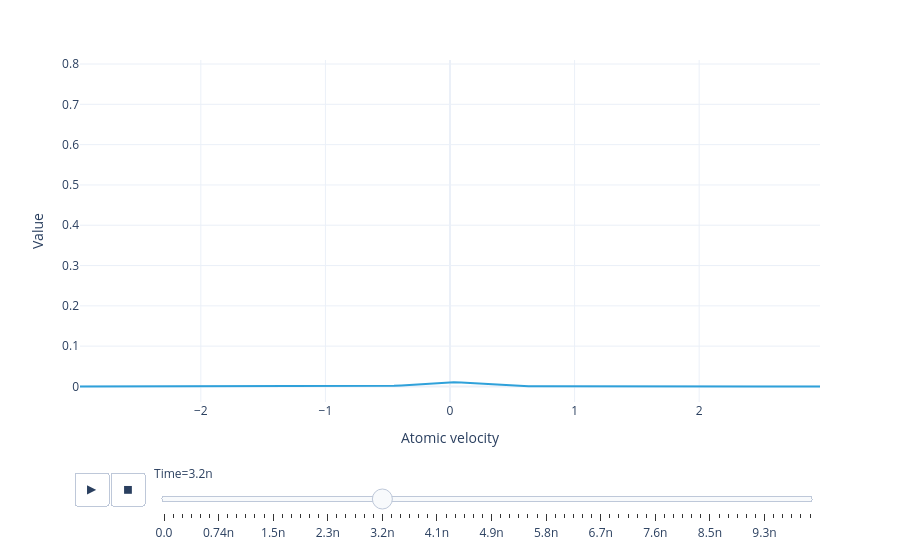

Notebook code for this chart:
### Markdown cell above
Animate the flux distribution as a function of time:

### Code cell
model.flux_distribution(sol).visualize()

### Figure 1 — Plotly figure (JSON) as saved in the notebook; plotly's stock layout.template omitted (floating-point values rounded to 4 significant figures)
{"data": [{"hovertemplate": "Time=0.0<br>Atomic velocity=%{x}<br>Value=%{y}<extra></extra>", "legendgroup": "", "line": {"color": "#2fa1da", "dash": "solid"}, "marker": {"symbol": "circle"}, "mode": "lines", "name": "", "orientation": "v", "showlegend": false, "type": "scatter", "x": [-2.97, -2.91, -2.85, -2.79, -2.73, -2.67, -2.61, -2.55, -2.49, -2.43, -2.37, -2.31, -2.25, -2.19, -2.13, -2.07, -2.01, -1.95, -1.89, -1.83, -1.77, -1.71, -1.65, -1.59, -1.53, -1.47, -1.41, -1.35, -1.29, -1.23, -1.17, -1.11, -1.05, -0.99, -0.93, -0.87, -0.81, -0.75, -0.69, -0.63, -0.57, -0.51, -0.45, -0.39, -0.33, -0.27, -0.21, -0.15, -0.09, -0.03, 0.03, 0.09, 0.15, 0.21, 0.27, 0.33, 0.39, 0.45, 0.51, 0.57, 0.63, 0.69, 0.75, 0.81, 0.87, 0.93, 0.99, 1.05, 1.11, 1.17, 1.23, 1.29, 1.35, 1.41, 1.47, 1.53, 1.59, 1.65, 1.71, 1.77, 1.83, 1.89, 1.95, 2.01, 2.07, 2.13, 2.19, 2.25, 2.31, 2.37, 2.43, 2.49, 2.55, 2.61, 2.67, 2.73, 2.79, 2.85, 2.91, 2.97], "xaxis": "x", "y": [-1.004e-07, -5.476e-08, -2.386e-08, 1.655e-10, 2.129e-08, 4.158e-08, 6.265e-08, 8.641e-08, 1.155e-07, 1.532e-07, 2.043e-07, 2.754e-07, 3.772e-07, 5.256e-07, 7.417e-07, 1.049e-06, 1.468e-06, 2.006e-06, 2.661e-06, 3.429e-06, 4.342e-06, 5.506e-06, 7.14e-06, 9.559e-06, 1.308e-05, 1.787e-05, 2.38e-05, 3.047e-05, 3.744e-05, 4.487e-05, 5.408e-05, 6.787e-05, 8.995e-05, 0.0001233, 0.0001683, 0.0002209, 0.0002742, 0.0003229, 0.0003719, 0.0004461, 0.0005968, 0.0008999, 0.001441, 0.002293, 0.003479, 0.004953, 0.006585, 0.008174, 0.009488, 0.01031, 0.0105, 0.01003, 0.008978, 0.007523, 0.005894, 0.004315, 0.002956, 0.001911, 0.001194, 0.0007566, 0.0005204, 0.0004028, 0.0003391, 0.00029, 0.0002396, 0.0001877, 0.00014, 0.0001018, 7.482e-05, 5.745e-05, 4.639e-05, 3.846e-05, 3.165e-05, 2.521e-05, 1.928e-05, 1.424e-05, 1.036e-05, 7.594e-06, 5.722e-06, 4.438e-06, 3.491e-06, 2.727e-06, 2.083e-06, 1.544e-06, 1.114e-06, 7.887e-07, 5.551e-07, 3.933e-07, 2.827e-07, 2.065e-07, 1.531e-07, 1.146e-07, 8.605e-08, 6.393e-08, 4.556e-08, 2.899e-08, 1.289e-08, -3.792e-09, -2.264e-08, -4.696e-08], "yaxis": "y"}], "layout": {"legend": {"title": {}, "tracegroupgap": 0}, "margin": {"t": 60}, "sliders": [{"active": 24, "currentvalue": {"prefix": "Time="}, "len": 0.9, "pad": {"b": 10, "t": 60}, "steps": [{"args": [["0.0"], {"frame": {"duration": 0, "redraw": false}, "fromcurrent": true, "mode": "immediate", "transition": {"duration": 0, "easing": "linear"}}], "label": "0.0", "method": "animate"}, {"args": [["1.4373221085933778e-10"], {"frame": {"duration": 0, "redraw": false}, "fromcurrent": true, "mode": "immediate", "transition": {"duration": 0, "easing": "linear"}}], "label": "0.14n", "method": "animate"}, {"args": [["2.628326598163996e-10"], {"frame": {"duration": 0, "redraw": false}, "fromcurrent": true, "mode": "immediate", "transition": {"duration": 0, "easing": "linear"}}], "label": "0.26n", "method": "animate"}, {"args": [["3.819331087734614e-10"], {"frame": {"duration": 0, "redraw": false}, "fromcurrent": true, "mode": "immediate", "transition": {"duration": 0, "easing": "linear"}}], "label": "0.38n", "method": "animate"}, {"args": [["5.010335577305232e-10"], {"frame": {"duration": 0, "redraw": false}, "fromcurrent": true, "mode": "immediate", "transition": {"duration": 0, "easing": "linear"}}], "label": "0.50n", "method": "animate"}, {"args": [["6.20134006687585e-10"], {"frame": {"duration": 0, "redraw": false}, "fromcurrent": true, "mode": "immediate", "transition": {"duration": 0, "easing": "linear"}}], "label": "0.62n", "method": "animate"}, {"args": [["7.392344556446468e-10"], {"frame": {"duration": 0, "redraw": false}, "fromcurrent": true, "mode": "immediate", "transition": {"duration": 0, "easing": "linear"}}], "label": "0.74n", "method": "animate"}, {"args": [["8.583349046017086e-10"], {"frame": {"duration": 0, "redraw": false}, "fromcurrent": true, "mode": "immediate", "transition": {"duration": 0, "easing": "linear"}}], "label": "0.86n", "method": "animate"}, {"args": [["9.774353535587703e-10"], {"frame": {"duration": 0, "redraw": false}, "fromcurrent": true, "mode": "immediate", "transition": {"duration": 0, "easing": "linear"}}], "label": "0.98n", "method": "animate"}, {"args": [["1.0965358025158321e-09"], {"frame": {"duration": 0, "redraw": false}, "fromcurrent": true, "mode": "immediate", "transition": {"duration": 0, "easing": "linear"}}], "label": "1.1n", "method": "animate"}, {"args": [["1.215636251472894e-09"], {"frame": {"duration": 0, "redraw": false}, "fromcurrent": true, "mode": "immediate", "transition": {"duration": 0, "easing": "linear"}}], "label": "1.2n", "method": "animate"}, {"args": [["1.3347367004299557e-09"], {"frame": {"duration": 0, "redraw": false}, "fromcurrent": true, "mode": "immediate", "transition": {"duration": 0, "easing": "linear"}}], "label": "1.3n", "method": "animate"}, {"args": [["1.4538371493870175e-09"], {"frame": {"duration": 0, "redraw": false}, "fromcurrent": true, "mode": "immediate", "transition": {"duration": 0, "easing": "linear"}}], "label": "1.5n", "method": "animate"}, {"args": [["1.5622563272586655e-09"], {"frame": {"duration": 0, "redraw": false}, "fromcurrent": true, "mode": "immediate", "transition": {"duration": 0, "easing": "linear"}}], "label": "1.6n", "method": "animate"}, {"args": [["1.7088631874380169e-09"], {"frame": {"duration": 0, "redraw": false}, "fromcurrent": true, "mode": "immediate", "transition": {"duration": 0, "easing": "linear"}}], "label": "1.7n", "method": "animate"}, {"args": [["1.8554700476173683e-09"], {"frame": {"duration": 0, "redraw": false}, "fromcurrent": true, "mode": "immediate", "transition": {"duration": 0, "easing": "linear"}}], "label": "1.9n", "method": "animate"}, {"args": [["2.002076907796719e-09"], {"frame": {"duration": 0, "redraw": false}, "fromcurrent": true, "mode": "immediate", "transition": {"duration": 0, "easing": "linear"}}], "label": "2.0n", "method": "animate"}, {"args": [["2.14868376797607e-09"], {"frame": {"duration": 0, "redraw": false}, "fromcurrent": true, "mode": "immediate", "transition": {"duration": 0, "easing": "linear"}}], "label": "2.1n", "method": "animate"}, {"args": [["2.2952906281554207e-09"], {"frame": {"duration": 0, "redraw": false}, "fromcurrent": true, "mode": "immediate", "transition": {"duration": 0, "easing": "linear"}}], "label": "2.3n", "method": "animate"}, {"args": [["2.4418974883347715e-09"], {"frame": {"duration": 0, "redraw": false}, "fromcurrent": true, "mode": "immediate", "transition": {"duration": 0, "easing": "linear"}}], "label": "2.4n", "method": "animate"}, {"args": [["2.5885043485141223e-09"], {"frame": {"duration": 0, "redraw": false}, "fromcurrent": true, "mode": "immediate", "transition": {"duration": 0, "easing": "linear"}}], "label": "2.6n", "method": "animate"}, {"args": [["2.735111208693473e-09"], {"frame": {"duration": 0, "redraw": false}, "fromcurrent": true, "mode": "immediate", "transition": {"duration": 0, "easing": "linear"}}], "label": "2.7n", "method": "animate"}, {"args": [["2.881718068872824e-09"], {"frame": {"duration": 0, "redraw": false}, "fromcurrent": true, "mode": "immediate", "transition": {"duration": 0, "easing": "linear"}}], "label": "2.9n", "method": "animate"}, {"args": [["3.0283249290521747e-09"], {"frame": {"duration": 0, "redraw": false}, "fromcurrent": true, "mode": "immediate", "transition": {"duration": 0, "easing": "linear"}}], "label": "3.0n", "method": "animate"}, {"args": [["3.1749317892315255e-09"], {"frame": {"duration": 0, "redraw": false}, "fromcurrent": true, "mode": "immediate", "transition": {"duration": 0, "easing": "linear"}}], "label": "3.2n", "method": "animate"}, {"args": [["3.3215386494108763e-09"], {"frame": {"duration": 0, "redraw": false}, "fromcurrent": true, "mode": "immediate", "transition": {"duration": 0, "easing": "linear"}}], "label": "3.3n", "method": "animate"}, {"args": [["3.468145509590227e-09"], {"frame": {"duration": 0, "redraw": false}, "fromcurrent": true, "mode": "immediate", "transition": {"duration": 0, "easing": "linear"}}], "label": "3.5n", "method": "animate"}, {"args": [["3.614752369769578e-09"], {"frame": {"duration": 0, "redraw": false}, "fromcurrent": true, "mode": "immediate", "transition": {"duration": 0, "easing": "linear"}}], "label": "3.6n", "method": "animate"}, {"args": [["3.761359229948929e-09"], {"frame": {"duration": 0, "redraw": false}, "fromcurrent": true, "mode": "immediate", "transition": {"duration": 0, "easing": "linear"}}], "label": "3.8n", "method": "animate"}, {"args": [["3.9079660901282794e-09"], {"frame": {"duration": 0, "redraw": false}, "fromcurrent": true, "mode": "immediate", "transition": {"duration": 0, "easing": "linear"}}], "label": "3.9n", "method": "animate"}, {"args": [["4.05457295030763e-09"], {"frame": {"duration": 0, "redraw": false}, "fromcurrent": true, "mode": "immediate", "transition": {"duration": 0, "easing": "linear"}}], "label": "4.1n", "method": "animate"}, {"args": [["4.201179810486981e-09"], {"frame": {"duration": 0, "redraw": false}, "fromcurrent": true, "mode": "immediate", "transition": {"duration": 0, "easing": "linear"}}], "label": "4.2n", "method": "animate"}, {"args": [["4.347786670666332e-09"], {"frame": {"duration": 0, "redraw": false}, "fromcurrent": true, "mode": "immediate", "transition": {"duration": 0, "easing": "linear"}}], "label": "4.3n", "method": "animate"}, {"args": [["4.494393530845683e-09"], {"frame": {"duration": 0, "redraw": false}, "fromcurrent": true, "mode": "immediate", "transition": {"duration": 0, "easing": "linear"}}], "label": "4.5n", "method": "animate"}, {"args": [["4.641000391025033e-09"], {"frame": {"duration": 0, "redraw": false}, "fromcurrent": true, "mode": "immediate", "transition": {"duration": 0, "easing": "linear"}}], "label": "4.6n", "method": "animate"}, {"args": [["4.787607251204384e-09"], {"frame": {"duration": 0, "redraw": false}, "fromcurrent": true, "mode": "immediate", "transition": {"duration": 0, "easing": "linear"}}], "label": "4.8n", "method": "animate"}, {"args": [["4.934214111383735e-09"], {"frame": {"duration": 0, "redraw": false}, "fromcurrent": true, "mode": "immediate", "transition": {"duration": 0, "easing": "linear"}}], "label": "4.9n", "method": "animate"}, {"args": [["5.080820971563086e-09"], {"frame": {"duration": 0, "redraw": false}, "fromcurrent": true, "mode": "immediate", "transition": {"duration": 0, "easing": "linear"}}], "label": "5.1n", "method": "animate"}, {"args": [["5.2274278317424366e-09"], {"frame": {"duration": 0, "redraw": false}, "fromcurrent": true, "mode": "immediate", "transition": {"duration": 0, "easing": "linear"}}], "label": "5.2n", "method": "animate"}, {"args": [["5.374034691921787e-09"], {"frame": {"duration": 0, "redraw": false}, "fromcurrent": true, "mode": "immediate", "transition": {"duration": 0, "easing": "linear"}}], "label": "5.4n", "method": "animate"}, {"args": [["5.520641552101138e-09"], {"frame": {"duration": 0, "redraw": false}, "fromcurrent": true, "mode": "immediate", "transition": {"duration": 0, "easing": "linear"}}], "label": "5.5n", "method": "animate"}, {"args": [["5.667248412280489e-09"], {"frame": {"duration": 0, "redraw": false}, "fromcurrent": true, "mode": "immediate", "transition": {"duration": 0, "easing": "linear"}}], "label": "5.7n", "method": "animate"}, {"args": [["5.81385527245984e-09"], {"frame": {"duration": 0, "redraw": false}, "fromcurrent": true, "mode": "immediate", "transition": {"duration": 0, "easing": "linear"}}], "label": "5.8n", "method": "animate"}, {"args": [["5.9604621326391906e-09"], {"frame": {"duration": 0, "redraw": false}, "fromcurrent": true, "mode": "immediate", "transition": {"duration": 0, "easing": "linear"}}], "label": "6.0n", "method": "animate"}, {"args": [["6.107068992818541e-09"], {"frame": {"duration": 0, "redraw": false}, "fromcurrent": true, "mode": "immediate", "transition": {"duration": 0, "easing": "linear"}}], "label": "6.1n", "method": "animate"}, {"args": [["6.253675852997892e-09"], {"frame": {"duration": 0, "redraw": false}, "fromcurrent": true, "mode": "immediate", "transition": {"duration": 0, "easing": "linear"}}], "label": "6.3n", "method": "animate"}, {"args": [["6.400282713177243e-09"], {"frame": {"duration": 0, "redraw": false}, "fromcurrent": true, "mode": "immediate", "transition": {"duration": 0, "easing": "linear"}}], "label": "6.4n", "method": "animate"}, {"args": [["6.546889573356594e-09"], {"frame": {"duration": 0, "redraw": false}, "fromcurrent": true, "mode": "immediate", "transition": {"duration": 0, "easing": "linear"}}], "label": "6.5n", "method": "animate"}, {"args": [["6.6934964335359445e-09"], {"frame": {"duration": 0, "redraw": false}, "fromcurrent": true, "mode": "immediate", "transition": {"duration": 0, "easing": "linear"}}], "label": "6.7n", "method": "animate"}, {"args": [["6.840103293715295e-09"], {"frame": {"duration": 0, "redraw": false}, "fromcurrent": true, "mode": "immediate", "transition": {"duration": 0, "easing": "linear"}}], "label": "6.8n", "method": "animate"}, {"args": [["6.986710153894646e-09"], {"frame": {"duration": 0, "redraw": false}, "fromcurrent": true, "mode": "immediate", "transition": {"duration": 0, "easing": "linear"}}], "label": "7.0n", "method": "animate"}, {"args": [["7.133317014073997e-09"], {"frame": {"duration": 0, "redraw": false}, "fromcurrent": true, "mode": "immediate", "transition": {"duration": 0, "easing": "linear"}}], "label": "7.1n", "method": "animate"}, {"args": [["7.279923874253348e-09"], {"frame": {"duration": 0, "redraw": false}, "fromcurrent": true, "mode": "immediate", "transition": {"duration": 0, "easing": "linear"}}], "label": "7.3n", "method": "animate"}, {"args": [["7.4265307344326985e-09"], {"frame": {"duration": 0, "redraw": false}, "fromcurrent": true, "mode": "immediate", "transition": {"duration": 0, "easing": "linear"}}], "label": "7.4n", "method": "animate"}, {"args": [["7.573137594612052e-09"], {"frame": {"duration": 0, "redraw": false}, "fromcurrent": true, "mode": "immediate", "transition": {"duration": 0, "easing": "linear"}}], "label": "7.6n", "method": "animate"}, {"args": [["7.719744454791405e-09"], {"frame": {"duration": 0, "redraw": false}, "fromcurrent": true, "mode": "immediate", "transition": {"duration": 0, "easing": "linear"}}], "label": "7.7n", "method": "animate"}, {"args": [["7.866351314970758e-09"], {"frame": {"duration": 0, "redraw": false}, "fromcurrent": true, "mode": "immediate", "transition": {"duration": 0, "easing": "linear"}}], "label": "7.9n", "method": "animate"}, {"args": [["8.012958175150112e-09"], {"frame": {"duration": 0, "redraw": false}, "fromcurrent": true, "mode": "immediate", "transition": {"duration": 0, "easing": "linear"}}], "label": "8.0n", "method": "animate"}, {"args": [["8.159565035329465e-09"], {"frame": {"duration": 0, "redraw": false}, "fromcurrent": true, "mode": "immediate", "transition": {"duration": 0, "easing": "linear"}}], "label": "8.2n", "method": "animate"}, {"args": [["8.306171895508818e-09"], {"frame": {"duration": 0, "redraw": false}, "fromcurrent": true, "mode": "immediate", "transition": {"duration": 0, "easing": "linear"}}], "label": "8.3n", "method": "animate"}, {"args": [["8.452778755688171e-09"], {"frame": {"duration": 0, "redraw": false}, "fromcurrent": true, "mode": "immediate", "transition": {"duration": 0, "easing": "linear"}}], "label": "8.5n", "method": "animate"}, {"args": [["8.599385615867525e-09"], {"frame": {"duration": 0, "redraw": false}, "fromcurrent": true, "mode": "immediate", "transition": {"duration": 0, "easing": "linear"}}], "label": "8.6n", "method": "animate"}, {"args": [["8.745992476046878e-09"], {"frame": {"duration": 0, "redraw": false}, "fromcurrent": true, "mode": "immediate", "transition": {"duration": 0, "easing": "linear"}}], "label": "8.7n", "method": "animate"}, {"args": [["8.892599336226231e-09"], {"frame": {"duration": 0, "redraw": false}, "fromcurrent": true, "mode": "immediate", "transition": {"duration": 0, "easing": "linear"}}], "label": "8.9n", "method": "animate"}, {"args": [["9.039206196405585e-09"], {"frame": {"duration": 0, "redraw": false}, "fromcurrent": true, "mode": "immediate", "transition": {"duration": 0, "easing": "linear"}}], "label": "9.0n", "method": "animate"}, {"args": [["9.1664948899054e-09"], {"frame": {"duration": 0, "redraw": false}, "fromcurrent": true, "mode": "immediate", "transition": {"duration": 0, "easing": "linear"}}], "label": "9.2n", "method": "animate"}, {"args": [["9.323334370118796e-09"], {"frame": {"duration": 0, "redraw": false}, "fromcurrent": true, "mode": "immediate", "transition": {"duration": 0, "easing": "linear"}}], "label": "9.3n", "method": "animate"}, {"args": [["9.480173850332192e-09"], {"frame": {"duration": 0, "redraw": false}, "fromcurrent": true, "mode": "immediate", "transition": {"duration": 0, "easing": "linear"}}], "label": "9.5n", "method": "animate"}, {"args": [["9.637013330545588e-09"], {"frame": {"duration": 0, "redraw": false}, "fromcurrent": true, "mode": "immediate", "transition": {"duration": 0, "easing": "linear"}}], "label": "9.6n", "method": "animate"}, {"args": [["9.793852810758984e-09"], {"frame": {"duration": 0, "redraw": false}, "fromcurrent": true, "mode": "immediate", "transition": {"duration": 0, "easing": "linear"}}], "label": "9.8n", "method": "animate"}, {"args": [["9.95069229097238e-09"], {"frame": {"duration": 0, "redraw": false}, "fromcurrent": true, "mode": "immediate", "transition": {"duration": 0, "easing": "linear"}}], "label": "10.0n", "method": "animate"}, {"args": [["1.0107531771185775e-08"], {"frame": {"duration": 0, "redraw": false}, "fromcurrent": true, "mode": "immediate", "transition": {"duration": 0, "easing": "linear"}}], "label": "0.010µ", "method": "animate"}], "x": 0.1, "xanchor": "left", "y": 0, "yanchor": "top"}], "updatemenus": [{"buttons": [{"args": [null, {"frame": {"duration": 100, "redraw": false}, "fromcurrent": true, "mode": "immediate", "transition": {"duration": 0, "easing": "linear"}}], "label": "&#9654;", "method": "animate"}, {"args": [[null], {"frame": {"duration": 0, "redraw": false}, "fromcurrent": true, "mode": "immediate", "transition": {"duration": 0, "easing": "linear"}}], "label": "&#9724;", "method": "animate"}], "direction": "left", "pad": {"r": 10, "t": 70}, "showactive": false, "type": "buttons", "x": 0.1, "xanchor": "right", "y": 0, "yanchor": "top"}], "xaxis": {"anchor": "y", "domain": [0, 1], "title": {"text": "Atomic velocity"}}, "yaxis": {"anchor": "x", "domain": [0, 1], "range": [-0.03857, 0.81], "title": {"text": "Value"}}}}
